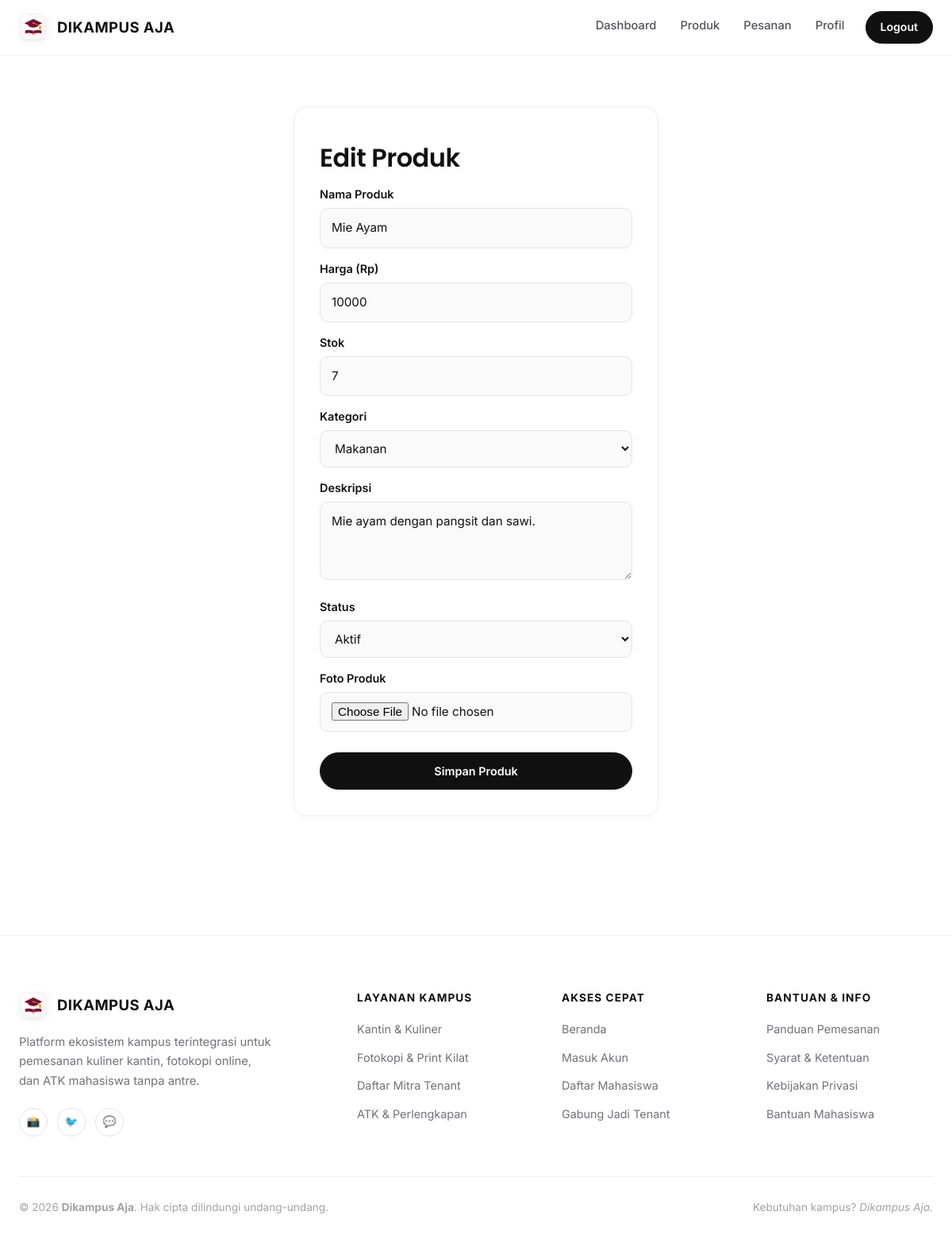
The app's page /tenant/edit_produk.php?id=2 (signed in) with its own data.
### tables this page shows
CREATE TABLE IF NOT EXISTS `products` (
  `id_produk` int NOT NULL AUTO_INCREMENT,
  `id_tenant` int NOT NULL,
  `id_kategori` int DEFAULT NULL,
  `nama_produk` varchar(100) NOT NULL,
  `deskripsi` text,
  `harga` int NOT NULL,
  `stok` int NOT NULL DEFAULT '0',
  `foto` varchar(255) DEFAULT NULL,
  `status` enum('aktif','nonaktif') NOT NULL DEFAULT 'aktif',
  `created_at` timestamp NULL DEFAULT CURRENT_TIMESTAMP,
  PRIMARY KEY (`id_produk`),
  KEY `id_tenant` (`id_tenant`),
  KEY `id_kategori` (`id_kategori`)
);

CREATE TABLE IF NOT EXISTS `categories` (
  `id_kategori` int NOT NULL AUTO_INCREMENT,
  `nama_kategori` varchar(50) NOT NULL,
  `created_at` timestamp NULL DEFAULT CURRENT_TIMESTAMP,
  PRIMARY KEY (`id_kategori`)
);

### tenant/edit_produk.php (called while the page is built, shortened)
<?php
require '../includes/auth.php'; need('tenant'); $t = my_tenant();
$p = one('SELECT * FROM products WHERE id_produk=? AND id_tenant=?', 'ii', (int)($_GET['id'] ?? 0), $t['id_tenant']);
include '../includes/produk_form.php';

### includes/auth.php (called while the page is built, shortened)
<?php
require_once __DIR__ . '/../config/database.php';
function e($s) { return htmlspecialchars((string)$s, ENT_QUOTES, 'UTF-8'); }

### config/database.php (called while the page is built, shortened)
<?php
$db = new mysqli('localhost', 'root', '', 'dikampus_aja');
$db->set_charset('utf8mb4');
function q($sql, $types = '', ...$p) {
    global $db;
    $st = $db->prepare($sql);
    if ($types) $st->bind_param($types, ...$p);
    $st->execute();
    $r = $st->get_result();
    if ($r) return $r->fetch_all(MYSQLI_ASSOC);
    return $st->insert_id ?: $st->affected_rows;
}
function one($sql, $types = '', ...$p) { $r = q($sql, $types, ...$p); return $r ? $r[0] : null; }

### includes/produk_form.php (the view, shortened to what this page needs)
<?php
$kat = q('SELECT * FROM categories ORDER BY nama_kategori'); $err = '';
$v = $p ?: ['nama_produk' => '', 'harga' => '', 'stok' => '', 'id_kategori' => 0, 'deskripsi' => '', 'status' => 'aktif'];
$title = $p ? 'Edit Produk' : 'Tambah Produk'; include __DIR__ . '/header.php'; ?>
<div class="box narrow"><h2><?= e($title) ?></h2><?php if ($err) echo '<div class="alert">' . e($err) . '</div>'; ?>
<form method="post" enctype="multipart/form-data">
<label>Nama Produk</label><input name="nama" value="<?= e($v['nama_produk']) ?>" required>
<label>Harga (Rp)</label><input type="number" name="harga" min="0" value="<?= e($v['harga']) ?>" required>
<label>Stok</label><input type="number" name="stok" min="0" value="<?= e($v['stok']) ?>" required>
<label>Kategori</label><select name="kategori"><?php foreach ($kat as $k) echo '<option value="' . $k['id_kategori'] . '"' . ($k['id_kategori'] == $v['id_kategori'] ? ' selected' : '') . '>' . e($k['nama_kategori']) . '</option>'; ?></select>
<label>Deskripsi</label><textarea name="deskripsi" rows="3"><?= e($v['deskripsi']) ?></textarea>
<label>Status</label><select name="status"><option value="aktif">Aktif</option><option value="nonaktif"<?= $v['status'] === 'nonaktif' ? ' selected' : '' ?>>Nonaktif</option></select>
<label>Foto Produk</label><input type="file" name="foto" accept="image/*"><br><br>
<button class="btn block">Simpan Produk</button></form></div>
<?php include __DIR__ . '/footer.php';

### assets/css/style.css (style rules this page uses)
:root { --bg: #ffffff; --bg-warm: #faf9f6; --bg-muted: #f4f4f5; --bg-subtle: #fbfbfa; --t: #18181b; --t-heading: #111111; --mut: #71717a; --border: #f0f0f2; --border-subtle: #e5e7eb; --m: #111111; --m2: #27272a; --accent: #b45309; --font-serif: 'Poppins', -apple-system, BlinkMacSystemFont, sans-serif; --font-sans: 'Inter', -apple-system, BlinkMacSystemFont, 'Segoe UI', Roboto, sans-serif; --radius-sm: 8px; --radius-md: 12px; --radius-lg: 18px; --radius-xl: 24px; --radius-full: 9999px; --shadow-sm: 0 2px 8px rgba(0, 0, 0, 0.04); --shadow-md: 0 10px 25px -5px rgba(0, 0, 0, 0.06); --shadow-lg: 0 20px 40px -15px rgba(0, 0, 0, 0.08); }
* { box-sizing: border-box; }
body { margin: 0; font-family: var(--font-sans); color: var(--t); background: var(--bg); line-height: 1.6; -webkit-font-smoothing: antialiased; }
h1, h2, h3, h4 { font-family: var(--font-serif); color: var(--t-heading); font-weight: 600; line-height: 1.25; margin: 0.4em 0 0.2em; letter-spacing: -0.015em; }
h2 { font-size: 2rem; }
input, select, textarea { width: 100%; padding: 12px 14px; border: 1px solid #e4e4e7; border-radius: 10px; font: inherit; font-size: 0.95rem; background: #fafafa; color: var(--t-heading); transition: all 0.2s ease; }
label { display: block; margin: 14px 0 6px; font-weight: 600; font-size: 0.9rem; color: var(--t-heading); }
.btn { display: inline-block; background: var(--m); color: #ffffff; border: 1px solid var(--m); border-radius: var(--radius-full); padding: 11px 22px; font: inherit; font-weight: 600; font-size: 0.9rem; cursor: pointer; text-decoration: none; transition: all 0.2s ease; }
.btn.block { display: block; width: 100%; text-align: center; }
.box { background: #ffffff; border: 1px solid var(--border); border-radius: var(--radius-lg); padding: 32px; box-shadow: var(--shadow-sm); margin-bottom: 24px; }
.narrow { max-width: 460px; margin: 40px auto; }

### records on screen
products: nama "Mie Ayam", harga "10000", stok "7", kategori "Makanan", deskripsi "Mie ayam dengan pangsit dan sawi."

### other values on screen
$x[1] "Dashboard"
$x[1] "Produk"
$x[1] "Pesanan"
$x[1] "Profil"
$x[1] "Logout"
$title "Edit Produk"
